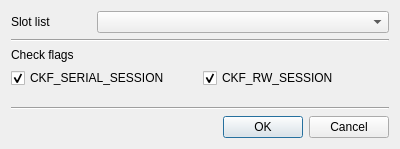
<?xml version="1.0" encoding="UTF-8"?>
<ui version="4.0">
 <class>OpenSessionDlg</class>
 <widget class="QDialog" name="OpenSessionDlg">
  <property name="geometry">
   <rect>
    <x>0</x>
    <y>0</y>
    <width>400</width>
    <height>149</height>
   </rect>
  </property>
  <property name="windowTitle">
   <string>Open session</string>
  </property>
  <layout class="QVBoxLayout" name="verticalLayout">
   <item>
    <layout class="QHBoxLayout" name="horizontalLayout">
     <item>
      <widget class="QLabel" name="label">
       <property name="minimumSize">
        <size>
         <width>80</width>
         <height>0</height>
        </size>
       </property>
       <property name="text">
        <string>Slot list</string>
       </property>
      </widget>
     </item>
     <item>
      <widget class="QComboBox" name="mSlotsCombo">
       <property name="sizePolicy">
        <sizepolicy hsizetype="Preferred" vsizetype="Fixed">
         <horstretch>1</horstretch>
         <verstretch>0</verstretch>
        </sizepolicy>
       </property>
      </widget>
     </item>
    </layout>
   </item>
   <item>
    <widget class="Line" name="line">
     <property name="orientation">
      <enum>Qt::Horizontal</enum>
     </property>
    </widget>
   </item>
   <item>
    <widget class="QLabel" name="label_2">
     <property name="text">
      <string>Check flags</string>
     </property>
    </widget>
   </item>
   <item>
    <layout class="QHBoxLayout" name="horizontalLayout_2">
     <item>
      <widget class="QCheckBox" name="mSerialCheck">
       <property name="text">
        <string>CKF_SERIAL_SESSION</string>
       </property>
       <property name="checked">
        <bool>true</bool>
       </property>
      </widget>
     </item>
     <item>
      <widget class="QCheckBox" name="mRWCheck">
       <property name="text">
        <string>CKF_RW_SESSION</string>
       </property>
       <property name="checked">
        <bool>true</bool>
       </property>
      </widget>
     </item>
    </layout>
   </item>
   <item>
    <spacer name="verticalSpacer">
     <property name="orientation">
      <enum>Qt::Vertical</enum>
     </property>
     <property name="sizeHint" stdset="0">
      <size>
       <width>20</width>
       <height>40</height>
      </size>
     </property>
    </spacer>
   </item>
   <item>
    <widget class="Line" name="line_2">
     <property name="orientation">
      <enum>Qt::Horizontal</enum>
     </property>
    </widget>
   </item>
   <item>
    <widget class="QDialogButtonBox" name="buttonBox">
     <property name="orientation">
      <enum>Qt::Horizontal</enum>
     </property>
     <property name="standardButtons">
      <set>QDialogButtonBox::Cancel|QDialogButtonBox::Ok</set>
     </property>
    </widget>
   </item>
  </layout>
 </widget>
 <tabstops>
  <tabstop>mSlotsCombo</tabstop>
  <tabstop>mSerialCheck</tabstop>
  <tabstop>mRWCheck</tabstop>
 </tabstops>
 <resources/>
 <connections>
  <connection>
   <sender>buttonBox</sender>
   <signal>accepted()</signal>
   <receiver>OpenSessionDlg</receiver>
   <slot>accept()</slot>
   <hints>
    <hint type="sourcelabel">
     <x>248</x>
     <y>254</y>
    </hint>
    <hint type="destinationlabel">
     <x>157</x>
     <y>274</y>
    </hint>
   </hints>
  </connection>
  <connection>
   <sender>buttonBox</sender>
   <signal>rejected()</signal>
   <receiver>OpenSessionDlg</receiver>
   <slot>reject()</slot>
   <hints>
    <hint type="sourcelabel">
     <x>316</x>
     <y>260</y>
    </hint>
    <hint type="destinationlabel">
     <x>286</x>
     <y>274</y>
    </hint>
   </hints>
  </connection>
 </connections>
</ui>
